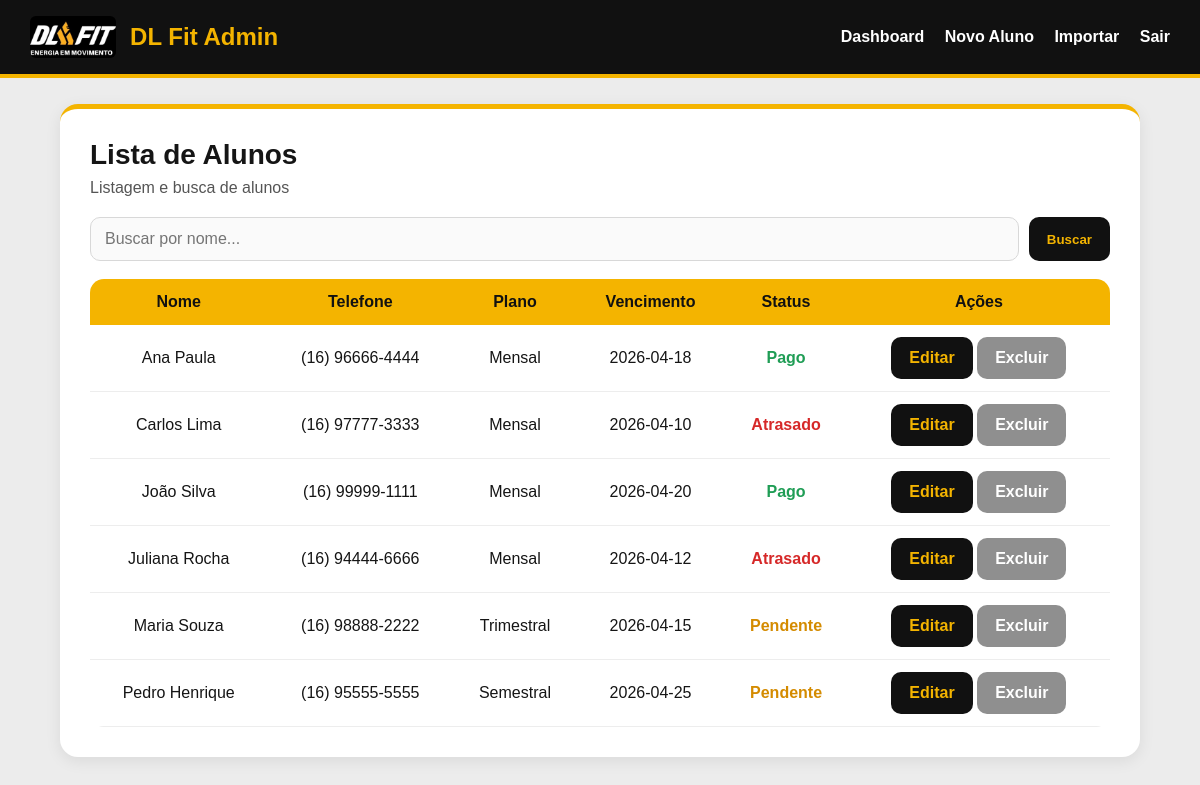
Screenshot of /alunos (signed in) with the database file from the repository.
### tables this page shows
CREATE TABLE alunos (
            id INTEGER PRIMARY KEY AUTOINCREMENT,
            nome TEXT,
            telefone TEXT,
            plano TEXT,
            vencimento TEXT,
            status_pagamento TEXT,
            observacao TEXT,
            aulas_restantes INTEGER DEFAULT 12,
            usuario TEXT,
            senha TEXT
        );

### app.py (the view)
@app.route("/alunos")
def alunos():
    if "admin_logado" not in session:
        return redirect(url_for("login"))
    busca = request.args.get("busca", "").strip()
    conn = conectar()
    if busca:
        alunos = conn.execute(
            "SELECT * FROM alunos WHERE nome LIKE ? ORDER BY nome ASC",
            (f"%{busca}%",)
        ).fetchall()
    else:
        alunos = conn.execute("SELECT * FROM alunos ORDER BY nome ASC").fetchall()
    conn.close()
    return render_template("alunos.html", alunos=alunos, busca=busca)

### app.py (called while the page is built)
def conectar():
    conn = sqlite3.connect(DB_NAME)
    conn.row_factory = sqlite3.Row
    return conn

### templates/alunos.html (shortened to what this page needs)
<!DOCTYPE html>
<html lang="pt-br">
<head>
    <link rel="stylesheet" href="{{ url_for('static', filename='style.css') }}">
</head>
<body>
<div class="navbar">
    <div class="navbar-brand">
        <img src="{{ url_for('static', filename='logo-dlfit.jpg') }}" alt="Logo DL Fit">
        <h1>DL Fit Admin</h1>
    </div>
    <div class="navbar-links">
        <a href="{{ url_for('dashboard') }}">Dashboard</a>
        <a href="{{ url_for('novo_aluno') }}">Novo Aluno</a>
        <a href="{{ url_for('importar_excel') }}">Importar</a>
        <a href="{{ url_for('logout') }}">Sair</a>
    </div>
</div>
<div class="container">
    <h2 class="section-title">Lista de Alunos</h2>
    <p class="subtitulo">Listagem e busca de alunos</p>
    <form method="GET" class="busca-box">
        <input type="text" name="busca" placeholder="Buscar por nome..." value="{{ busca }}">
        <button type="submit">Buscar</button>
    </form>
    <table>
        <tr>
            <th>Nome</th>
            <th>Telefone</th>
            <th>Plano</th>
            <th>Vencimento</th>
            <th>Status</th>
            <th>Ações</th>
        </tr>
        {% for aluno in alunos %}
        <tr>
            <td>{{ aluno.nome }}</td>
            <td>{{ aluno.telefone }}</td>
            <td>{{ aluno.plano }}</td>
            <td>{{ aluno.vencimento }}</td>
            <td class="{{ aluno.status_pagamento|lower }}">{{ aluno.status_pagamento }}</td>
            <td>
                <a class="btn" href="{{ url_for('editar_aluno', id=aluno.id) }}">Editar</a>
                <a class="btn btn-danger" href="{{ url_for('excluir_aluno', id=aluno.id) }}" onclick="return confirm('Deseja excluir este aluno?')">Excluir</a>
            </td>
        </tr>
        {% endfor %}
    </table>
</div>
</body>
</html>

### static/style.css (style rules this page uses)
* { margin: 0; padding: 0; box-sizing: border-box; font-family: Arial, Helvetica, sans-serif; }
body { background: #ececec; color: #151515; }
.navbar { background: #111; border-bottom: 4px solid #f4b400; padding: 16px 30px; display: flex; justify-content: space-between; align-items: center; gap: 18px; }
.navbar-brand { display: flex; align-items: center; gap: 14px; }
.navbar-brand img { height: 42px; border-radius: 6px; }
.navbar-brand h1 { color: #f4b400; font-size: 24px; }
.navbar-links a { color: white; text-decoration: none; margin-left: 16px; font-weight: bold; }
.container, .login-box, .form-box, .hero-card { background: white; max-width: 1080px; margin: 26px auto; border-radius: 18px; padding: 30px; box-shadow: 0 4px 16px rgba(0,0,0,.08); border-top: 5px solid #f4b400; }
.section-title { font-size: 28px; margin-bottom: 8px; }
.subtitulo { color: #555; margin-bottom: 20px; }
button, .btn, .btn-acao, .btn-voltar { display: inline-block; background: #111; color: #f4b400; padding: 12px 18px; border: none; border-radius: 10px; text-decoration: none; font-weight: bold; cursor: pointer; transition: .2s ease; }
.btn-danger { background: #8f8f8f; color: white; }
input, select, textarea { width: 100%; padding: 12px 14px; margin-top: 10px; margin-bottom: 14px; border: 1px solid #d8d8d8; border-radius: 10px; background: #fafafa; font-size: 16px; }
.busca-box { display: flex; gap: 10px; flex-wrap: wrap; margin: 18px 0; }
.busca-box input { flex: 1; min-width: 220px; margin: 0; }
table { width: 100%; border-collapse: collapse; margin-top: 18px; background: white; border-radius: 14px; overflow: hidden; }
th { background: #f4b400; color: #111; padding: 14px 10px; }
td { padding: 12px 10px; text-align: center; border-bottom: 1px solid #ededed; }
.pago { color: #1f9d55; font-weight: bold; }
.pendente { color: #d48b00; font-weight: bold; }
.atrasado { color: #d62828; font-weight: bold; }

### rows the page displays
alunos: nome "Ana Paula", telefone "(16) 96666-4444", plano "Mensal", vencimento "2026-04-18", status_pagamento "Pago"
alunos: nome "Carlos Lima", telefone "(16) 97777-3333", plano "Mensal", vencimento "2026-04-10", status_pagamento "Atrasado"
alunos: nome "João Silva", telefone "(16) 99999-1111", plano "Mensal", vencimento "2026-04-20", status_pagamento "Pago"
alunos: nome "Juliana Rocha", telefone "(16) 94444-6666", plano "Mensal", vencimento "2026-04-12", status_pagamento "Atrasado"
alunos: nome "Maria Souza", telefone "(16) 98888-2222", plano "Trimestral", vencimento "2026-04-15", status_pagamento "Pendente"
alunos: nome "Pedro Henrique", telefone "(16) 95555-5555", plano "Semestral", vencimento "2026-04-25", status_pagamento "Pendente"
